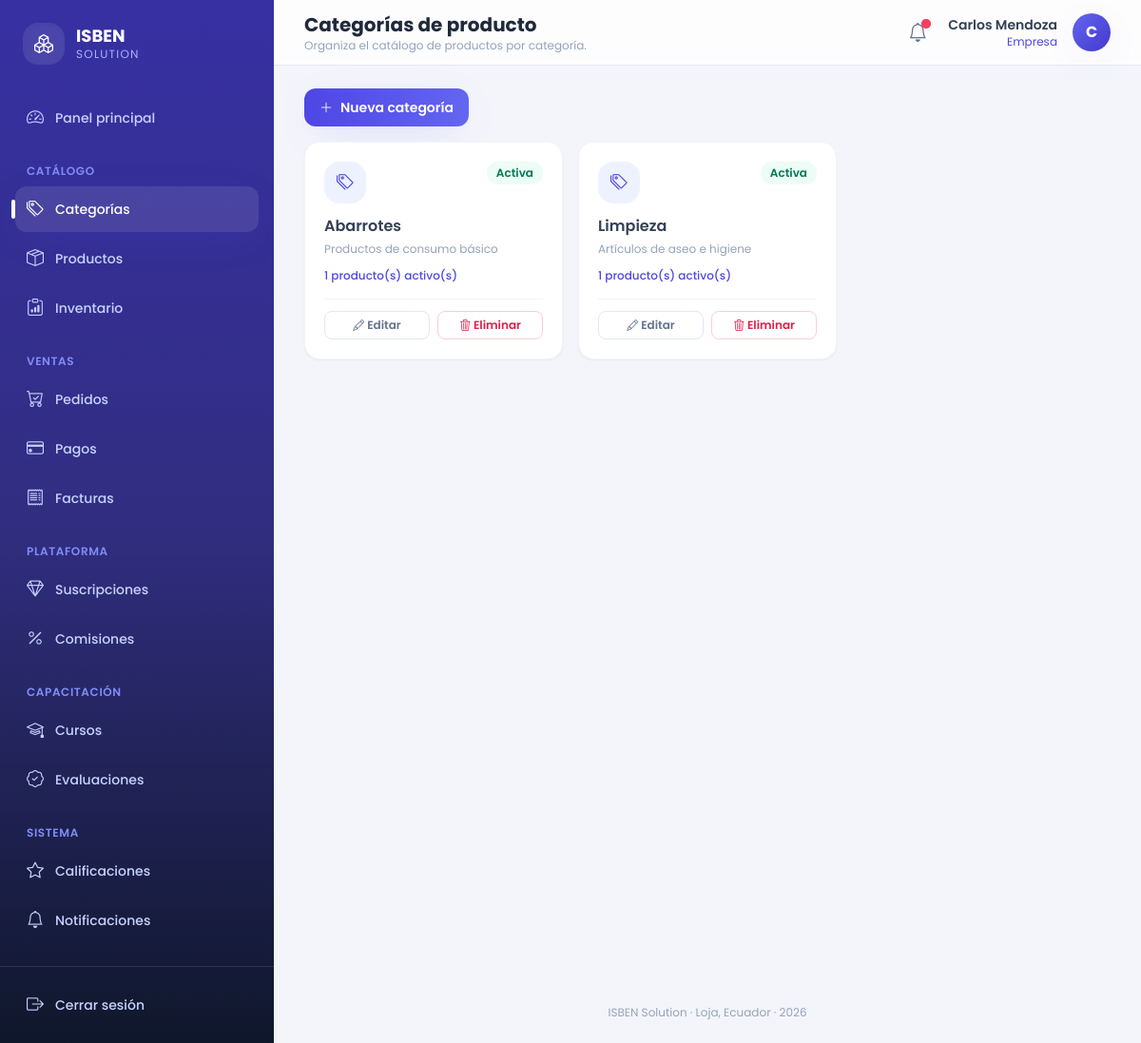
The app's page /categorias/ (signed in) with its own data.
### core/models.py (models this page shows, shortened)
class Notificacion(models.Model):
    destinatario  = models.ForeignKey(Usuario, on_delete=models.CASCADE,
                                      related_name='notificaciones')
    tipo          = models.CharField(max_length=20, choices=TIPO_NOTIFICACION)
    titulo        = models.CharField(max_length=200)
    mensaje       = models.TextField()
    leida         = models.BooleanField(default=False)
    fecha_envio   = models.DateTimeField(auto_now_add=True)
    fecha_lectura = models.DateTimeField(null=True, blank=True)
    class Meta:
        ordering = ['-fecha_envio']
        verbose_name = 'Notificación'
        verbose_name_plural = 'Notificaciones'

class Usuario(AbstractUser):
    email    = models.EmailField(unique=True)
    telefono = models.CharField(max_length=20, blank=True)
    rol      = models.CharField(max_length=20, choices=ROL_USUARIO)
    fecha_actualizacion = models.DateTimeField(auto_now=True)
    REQUIRED_FIELDS = ['email', 'rol']
    class Meta:
        verbose_name = 'Usuario'
        verbose_name_plural = 'Usuarios'

class CategoriaProducto(models.Model):
    nombre      = models.CharField(max_length=100, unique=True)
    descripcion = models.TextField(blank=True)
    activo      = models.BooleanField(default=True)
    class Meta:
        verbose_name = 'Categoría de producto'
        verbose_name_plural = 'Categorías de producto'
    def contar_productos(self):
        return self.productos.filter(activo=True).count()

### core/views.py (the view)
# urls.py: path('categorias/', views.lista_categorias, name='lista_categorias'),
@login_required
def lista_categorias(request):
    categorias = CategoriaProducto.objects.all().order_by('nombre')
    q = request.GET.get('q', '').strip()
    if q:
        categorias = categorias.filter(nombre__icontains=q)
    return render(request, 'core/categorias/lista.html', {'categorias': _paginar(request, categorias)})

### core/context_processors.py (called while the page is built)
def notificaciones(request):
    if request.user.is_authenticated:
        return {
            'notificaciones_no_leidas_global': request.user.notificaciones.filter(leida=False).count(),
        }
    return {}

### core/views.py (called while the page is built)
def _paginar(request, queryset, por_pagina=10):
    return Paginator(queryset, por_pagina).get_page(request.GET.get('page'))

### core/templates/core/categorias/lista.html (shortened to what this page needs)
{% extends 'core/master.html' %}
{% block header_title %}Categorías de producto{% endblock %}
{% block header_subtitle %}Organiza el catálogo de productos por categoría.{% endblock %}
{% block content %}
{% if user.rol in 'empresa,administrador' %}
<div class="mb-4">
  <a href="{% url 'crear_categoria' %}" class="inline-flex items-center gap-2 rounded-xl bg-gradient-to-r from-brand-600 to-brand-500 px-4 py-2.5 text-sm font-semibold text-white shadow-soft transition active:scale-[0.98] hover:from-brand-700 hover:to-brand-600">
    <i class="bi bi-plus-lg"></i> Nueva categoría
  </a>
</div>
{% endif %}
<div class="grid grid-cols-1 gap-4 sm:grid-cols-2 lg:grid-cols-3">
  {% for categoria in categorias %}
  <div class="rounded-2xl border border-slate-100 bg-white p-5 shadow-sm">
    <div class="mb-3 flex items-start justify-between">
      <div class="grid h-11 w-11 place-items-center rounded-2xl bg-brand-50 text-lg text-brand-600"><i class="bi bi-tags"></i></div>
      {% if categoria.activo %}
      <span class="rounded-full bg-emerald-50 px-2.5 py-1 text-xs font-semibold text-emerald-700">Activa</span>
      {% else %}
      <span class="rounded-full bg-slate-100 px-2.5 py-1 text-xs font-semibold text-slate-500">Inactiva</span>
      {% endif %}
    </div>
    <h3 class="font-semibold text-slate-700">{{ categoria.nombre }}</h3>
    <p class="mt-1 line-clamp-2 text-xs text-slate-400">{{ categoria.descripcion|default:"Sin descripción" }}</p>
    <p class="mt-3 text-xs font-medium text-brand-600">{{ categoria.contar_productos }} producto(s) activo(s)</p>
    {% if user.rol in 'empresa,administrador' %}
    <div class="mt-4 flex gap-2 border-t border-slate-100 pt-3">
      <a href="{% url 'editar_categoria' categoria.pk %}" class="flex-1 rounded-lg border border-slate-200 px-3 py-1.5 text-center text-xs font-semibold text-slate-500 hover:bg-slate-50"><i class="bi bi-pencil"></i> Editar</a>
      <a href="{% url 'eliminar_categoria' categoria.pk %}" class="flex-1 rounded-lg border border-rose-200 px-3 py-1.5 text-center text-xs font-semibold text-rose-600 hover:bg-rose-50"><i class="bi bi-trash3"></i> Eliminar</a>
    </div>
    {% endif %}
  </div>
  {% empty %}
  <div class="col-span-full rounded-2xl border border-dashed border-slate-200 p-10 text-center text-slate-400">
    <i class="bi bi-inbox mb-2 block text-3xl"></i> No hay categorías registradas.
  </div>
  {% endfor %}
</div>
{% endblock %}

### core/templates/core/master.html (shortened to what this page needs)
{% load static %}
<!DOCTYPE html>
<html lang="es">
<head>
<script src="https://cdn.tailwindcss.com"></script>
<link rel="stylesheet" href="https://cdn.jsdelivr.net/npm/bootstrap-icons@1.11.3/font/bootstrap-icons.min.css">
<link rel="stylesheet" href="{% static 'core/css/estilos.css' %}">
</head>
<body class="font-sans text-slate-700 antialiased" x-data="{ sidebarOpen: false }">
{% if user.is_authenticated %}
<div class="flex min-h-screen">
  <aside
    class="fixed inset-y-0 left-0 z-40 w-72 transform bg-gradient-to-b from-brand-800 via-brand-900 to-slate-900 text-indigo-100 transition-transform duration-300 lg:static lg:translate-x-0"
    :class="sidebarOpen ? 'translate-x-0' : '-translate-x-full'">
    <div class="flex h-full flex-col">
      <div class="flex items-center gap-3 px-6 py-6">
        <div class="flex h-11 w-11 items-center justify-center rounded-2xl bg-white/10 text-xl font-bold text-white shadow-inner">
          <i class="bi bi-boxes"></i>
        </div>
        <div>
          <p class="text-lg font-bold leading-tight text-white">ISBEN</p>
          <p class="text-xs uppercase tracking-widest text-indigo-300">Solution</p>
        </div>
      </div>
      <nav class="mt-2 flex-1 space-y-6 overflow-y-auto px-4 pb-6">
        <div>
          <a href="{% url 'inicio' %}"
             class="group relative flex items-center gap-3 rounded-xl px-3 py-2.5 text-sm font-medium transition {% if request.resolver_match.url_name == 'inicio' %}bg-white/10 text-white shadow-soft{% else %}text-indigo-200 hover:translate-x-0.5 hover:bg-white/5 hover:text-white{% endif %}">
            <i class="bi bi-speedometer2 text-lg"></i> Panel principal
          </a>
        </div>
        <div>
          <p class="px-3 pb-2 text-xs font-semibold uppercase tracking-wider text-indigo-400">Catálogo</p>
          <div class="space-y-1">
            {% include 'core/partials/_nav_link.html' with url_name='lista_categorias' icon='bi-tags' label='Categorías' %}
            {% include 'core/partials/_nav_link.html' with url_name='lista_productos' icon='bi-box-seam' label='Productos' %}
            {% if user.rol in 'empresa,administrador' %}
              {% include 'core/partials/_nav_link.html' with url_name='lista_inventario' icon='bi-clipboard-data' label='Inventario' %}
            {% endif %}
          </div>
        </div>
        <div>
          <p class="px-3 pb-2 text-xs font-semibold uppercase tracking-wider text-indigo-400">Ventas</p>
          <div class="space-y-1">
            {% include 'core/partials/_nav_link.html' with url_name='lista_pedidos' icon='bi-cart-check' label='Pedidos' %}
            {% include 'core/partials/_nav_link.html' with url_name='lista_pagos' icon='bi-credit-card' label='Pagos' %}
            {% include 'core/partials/_nav_link.html' with url_name='lista_facturas' icon='bi-receipt' label='Facturas' %}
          </div>
        </div>
        {% if user.rol == 'administrador' or user.rol == 'empresa' %}
        <div>
          <p class="px-3 pb-2 text-xs font-semibold uppercase tracking-wider text-indigo-400">Plataforma</p>
          <div class="space-y-1">
            {% include 'core/partials/_nav_link.html' with url_name='lista_suscripciones' icon='bi-gem' label='Suscripciones' %}
            {% include 'core/partials/_nav_link.html' with url_name='lista_comisiones' icon='bi-percent' label='Comisiones' %}
          </div>
        </div>
        {% endif %}
        <div>
          <p class="px-3 pb-2 text-xs font-semibold uppercase tracking-wider text-indigo-400">Capacitación</p>
          <div class="space-y-1">
            {% include 'core/partials/_nav_link.html' with url_name='lista_cursos' icon='bi-mortarboard' label='Cursos' %}
            {% include 'core/partials/_nav_link.html' with url_name='lista_evaluaciones' icon='bi-patch-check' label='Evaluaciones' %}
          </div>
        </div>
        <div>
          <p class="px-3 pb-2 text-xs font-semibold uppercase tracking-wider text-indigo-400">Sistema</p>
          <div class="space-y-1">
            {% include 'core/partials/_nav_link.html' with url_name='lista_calificaciones' icon='bi-star' label='Calificaciones' %}
            {% include 'core/partials/_nav_link.html' with url_name='lista_notificaciones' icon='bi-bell' label='Notificaciones' %}
          </div>
        </div>
      </nav>
      <div class="border-t border-white/10 p-4">
        <form action="{% url 'logout' %}" method="post">
          <button type="submit" class="flex w-full items-center gap-3 rounded-xl px-3 py-2.5 text-sm font-medium text-indigo-200 transition hover:bg-white/5 hover:text-white">
            <i class="bi bi-box-arrow-right text-lg"></i> Cerrar sesión
          </button>
        </form>
      </div>
    </div>
  </aside>
  <div class="flex min-h-screen flex-1 flex-col lg:pl-0">
    <header class="sticky top-0 z-20 flex items-center justify-between gap-4 border-b border-slate-200 bg-white/80 px-4 py-3 backdrop-blur lg:px-8">
      <div class="flex items-center gap-3">
        <div>
          <h1 class="text-lg font-bold text-slate-800 lg:text-xl">{% block header_title %}{% endblock %}</h1>
          <p class="hidden text-xs text-slate-400 sm:block">{% block header_subtitle %}Gestiona tu operación mayorista desde un solo lugar.{% endblock %}</p>
        </div>
      </div>
      <div class="flex items-center gap-3">
        <a href="{% url 'lista_notificaciones' %}" class="relative grid h-10 w-10 place-items-center rounded-xl text-slate-500 transition hover:bg-slate-100 hover:text-brand-600" title="Notificaciones">
          <i class="bi bi-bell text-xl"></i>
          {% if notificaciones_no_leidas_global %}
          <span class="absolute right-1.5 top-1.5 flex h-2.5 w-2.5">
            <span class="relative inline-flex h-2.5 w-2.5 rounded-full bg-rose-500"></span>
          </span>
          {% endif %}
        </a>
        <div class="flex items-center gap-4" x-data="{ open: false }">
          <div class="hidden text-right sm:block">
            <p class="text-sm font-semibold text-slate-700">{{ user.get_full_name|default:user.username }}</p>
            <p class="text-xs capitalize text-brand-600">{{ user.get_rol_display }}</p>
          </div>
          <button @click="open = !open" class="grid h-10 w-10 place-items-center rounded-full bg-gradient-to-br from-brand-500 to-brand-700 font-bold text-white shadow-soft transition hover:shadow-lg">
            {{ user.first_name|slice:":1"|upper|default:user.username|slice:":1"|upper }}
          </button>
        </div>
      </div>
    </header>
    <main class="pagina-contenido flex-1 px-4 py-6 lg:px-8">
      {% block content %}{% endblock %}
    </main>
    <footer class="px-4 py-6 text-center text-xs text-slate-400 lg:px-8">
      ISBEN Solution &middot; Loja, Ecuador &middot; {% now "Y" %}
    </footer>
  </div>
</div>
{% else %}
  {% block auth_content %}{% endblock %}
{% endif %}
</body>
</html>

### core/templates/core/partials/_nav_link.html
{% url url_name as nav_url %}
<a href="{{ nav_url }}"
   class="group relative flex items-center gap-3 rounded-xl px-3 py-2.5 text-sm font-medium transition {% if request.resolver_match.url_name == url_name %}bg-white/10 text-white shadow-soft{% else %}text-indigo-200 hover:translate-x-0.5 hover:bg-white/5 hover:text-white{% endif %}">
  {% if request.resolver_match.url_name == url_name %}
  <span class="absolute -left-1 top-1/2 h-5 w-1 -translate-y-1/2 rounded-full bg-white"></span>
  {% endif %}
  <i class="bi {{ icon }} text-lg"></i> {{ label }}
</a>

### core/templates/core/master.html (style rules this page uses)
body { background: #f4f5fb; }
main.pagina-contenido { animation: fadeInUp 0.35s ease-out; }
a, button { -webkit-tap-highlight-color: transparent; }

### records on screen
Notificacion: tipo "Inventario"
Usuario: get_full_name "Carlos Mendoza", rol "Empresa", first_name "C"
CategoriaProducto: activo "Activa", nombre "Abarrotes", descripcion "Productos de consumo básico", contar_productos "1"
CategoriaProducto: activo "Activa", nombre "Limpieza", descripcion "Artículos de aseo e higiene", contar_productos "1"

### other values on screen
{{ label }} "Categorías Productos Pedidos Pagos Facturas Suscripciones Comisiones Cursos Evaluaciones Calificaciones Notificaciones"
